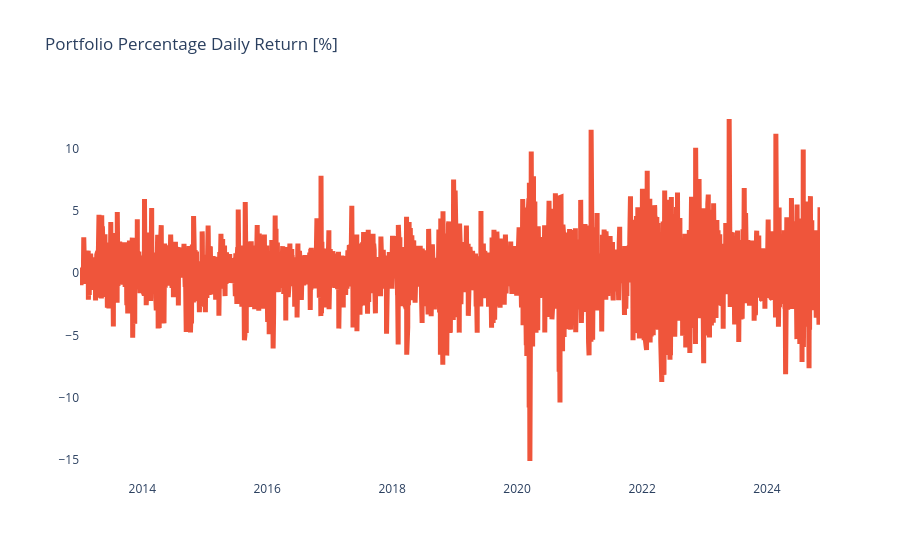
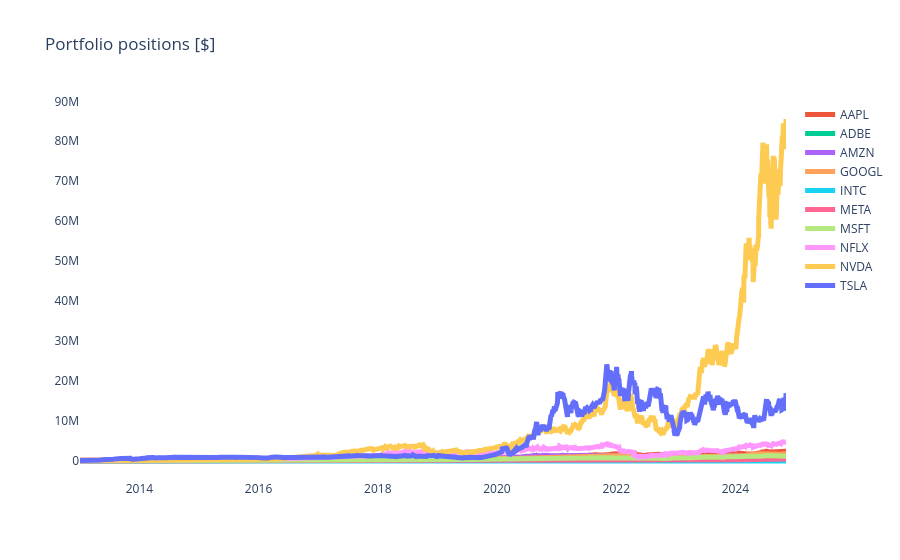
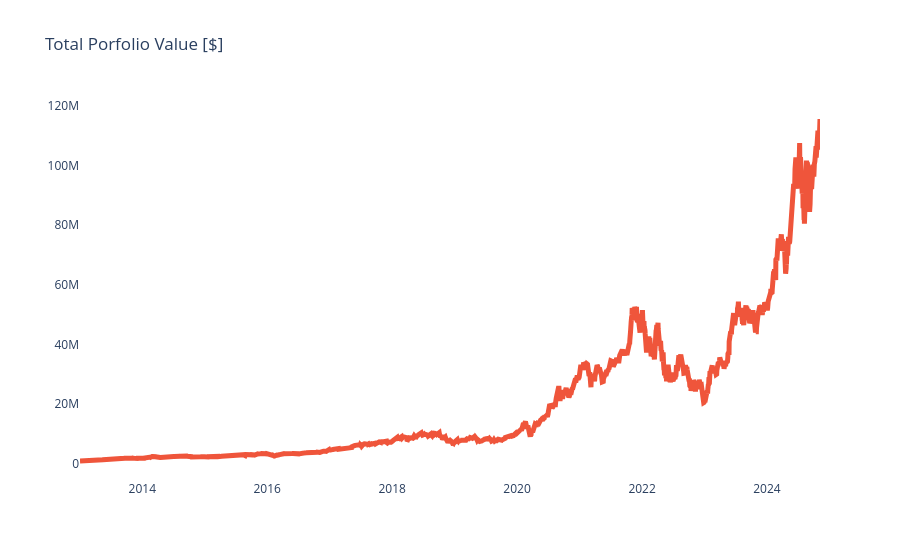

Notebook cell for these charts, in order:
### Code cell
plot_financial_data(portfolio_df[['Date','Portfolio Daily Return [%]']],'Portfolio Percentage Daily Return [%]')

plot_financial_data(portfolio_df.drop(['Portfolio Value [$]', 'Portfolio Daily Return [%]'], axis = 1), 'Portfolio positions [$]')

plot_financial_data(portfolio_df[['Date','Portfolio Value [$]']],'Total Porfolio Value [$]')

### Figure 1 — Plotly figure (JSON) as saved in the notebook; plotly's stock layout.template omitted (floating-point values rounded to 4 significant figures; data arrays with more than 128 entries replaced by an {"elided": "..."} marker saying what was removed)
{"data": [{"hovertemplate": "<extra></extra>", "legendgroup": "", "line": {"color": "#636efa", "dash": "solid", "width": 5}, "marker": {"symbol": "circle"}, "mode": "lines", "name": "", "orientation": "v", "showlegend": false, "type": "scatter", "xaxis": "x", "yaxis": "y"}, {"line": {"width": 5}, "name": "Portfolio Daily Return [%]", "type": "scatter", "x": {"elided": "2983 str values"}, "y": {"elided": "2983 float values"}}], "layout": {"legend": {"tracegroupgap": 0}, "plot_bgcolor": "white", "title": {"text": "Portfolio Percentage Daily Return [%]"}, "xaxis": {"anchor": "y", "domain": [0, 1]}, "yaxis": {"anchor": "x", "domain": [0, 1]}}}

### Figure 2 — Plotly figure (JSON) as saved in the notebook; plotly's stock layout.template omitted (floating-point values rounded to 4 significant figures; data arrays with more than 128 entries replaced by an {"elided": "..."} marker saying what was removed)
{"data": [{"hovertemplate": "<extra></extra>", "legendgroup": "", "line": {"color": "#636efa", "dash": "solid", "width": 5}, "marker": {"symbol": "circle"}, "mode": "lines", "name": "", "orientation": "v", "showlegend": false, "type": "scatter", "xaxis": "x", "yaxis": "y"}, {"line": {"width": 5}, "name": "AAPL", "type": "scatter", "x": {"elided": "2983 str values"}, "y": {"elided": "2983 float values"}}, {"line": {"width": 5}, "name": "ADBE", "type": "scatter", "x": {"elided": "2983 str values"}, "y": {"elided": "2983 float values"}}, {"line": {"width": 5}, "name": "AMZN", "type": "scatter", "x": {"elided": "2983 str values"}, "y": {"elided": "2983 float values"}}, {"line": {"width": 5}, "name": "GOOGL", "type": "scatter", "x": {"elided": "2983 str values"}, "y": {"elided": "2983 float values"}}, {"line": {"width": 5}, "name": "INTC", "type": "scatter", "x": {"elided": "2983 str values"}, "y": {"elided": "2983 float values"}}, {"line": {"width": 5}, "name": "META", "type": "scatter", "x": {"elided": "2983 str values"}, "y": {"elided": "2983 float values"}}, {"line": {"width": 5}, "name": "MSFT", "type": "scatter", "x": {"elided": "2983 str values"}, "y": {"elided": "2983 float values"}}, {"line": {"width": 5}, "name": "NFLX", "type": "scatter", "x": {"elided": "2983 str values"}, "y": {"elided": "2983 float values"}}, {"line": {"width": 5}, "name": "NVDA", "type": "scatter", "x": {"elided": "2983 str values"}, "y": {"elided": "2983 float values"}}, {"line": {"width": 5}, "name": "TSLA", "type": "scatter", "x": {"elided": "2983 str values"}, "y": {"elided": "2983 float values"}}], "layout": {"legend": {"tracegroupgap": 0}, "plot_bgcolor": "white", "title": {"text": "Portfolio positions [$]"}, "xaxis": {"anchor": "y", "domain": [0, 1]}, "yaxis": {"anchor": "x", "domain": [0, 1]}}}

### Figure 3 — Plotly figure (JSON) as saved in the notebook; plotly's stock layout.template omitted (floating-point values rounded to 4 significant figures; data arrays with more than 128 entries replaced by an {"elided": "..."} marker saying what was removed)
{"data": [{"hovertemplate": "<extra></extra>", "legendgroup": "", "line": {"color": "#636efa", "dash": "solid", "width": 5}, "marker": {"symbol": "circle"}, "mode": "lines", "name": "", "orientation": "v", "showlegend": false, "type": "scatter", "xaxis": "x", "yaxis": "y"}, {"line": {"width": 5}, "name": "Portfolio Value [$]", "type": "scatter", "x": {"elided": "2983 str values"}, "y": {"elided": "2983 float values"}}], "layout": {"legend": {"tracegroupgap": 0}, "plot_bgcolor": "white", "title": {"text": "Total Porfolio Value [$]"}, "xaxis": {"anchor": "y", "domain": [0, 1]}, "yaxis": {"anchor": "x", "domain": [0, 1]}}}
